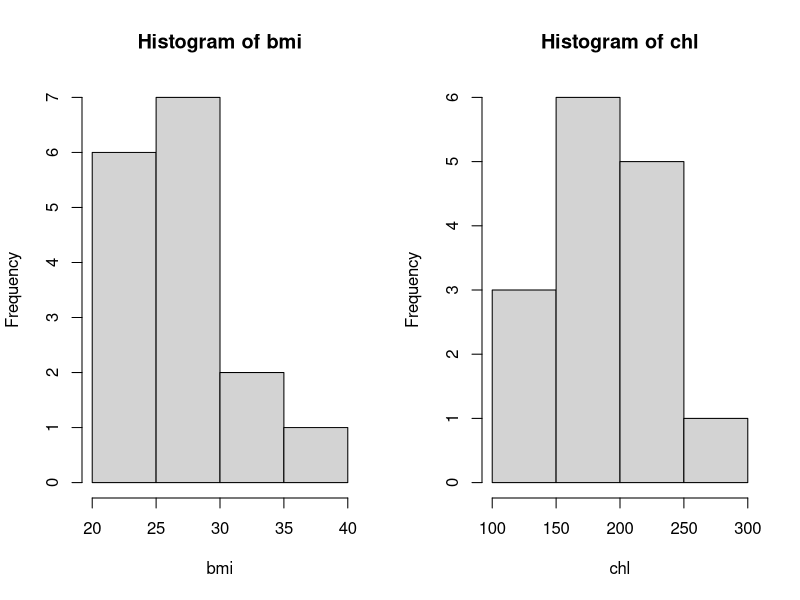
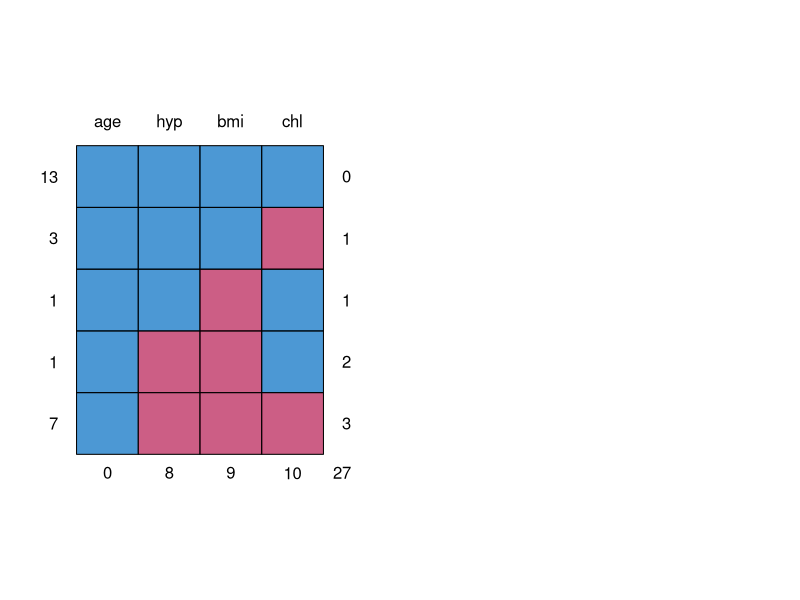
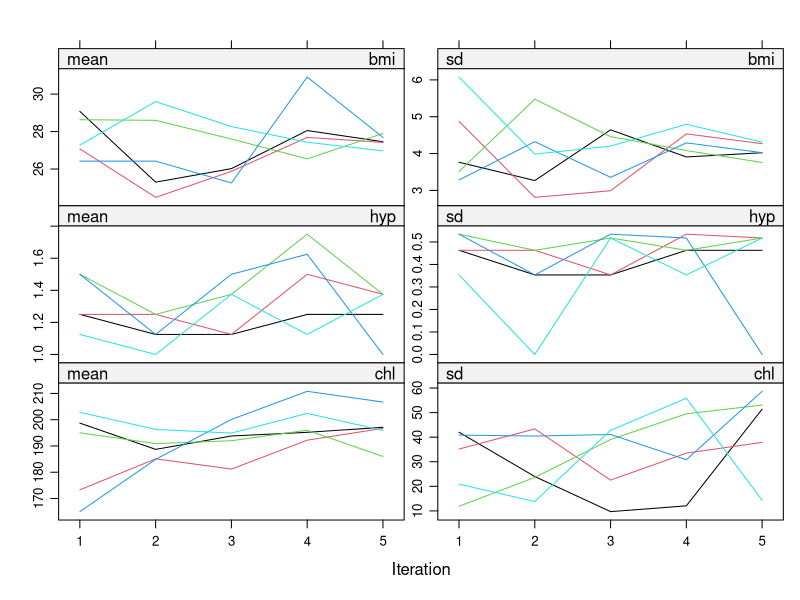
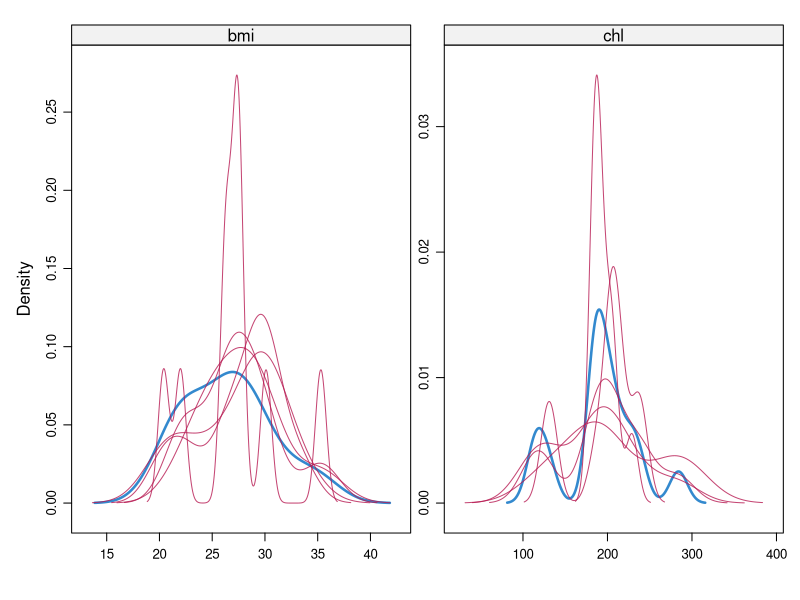
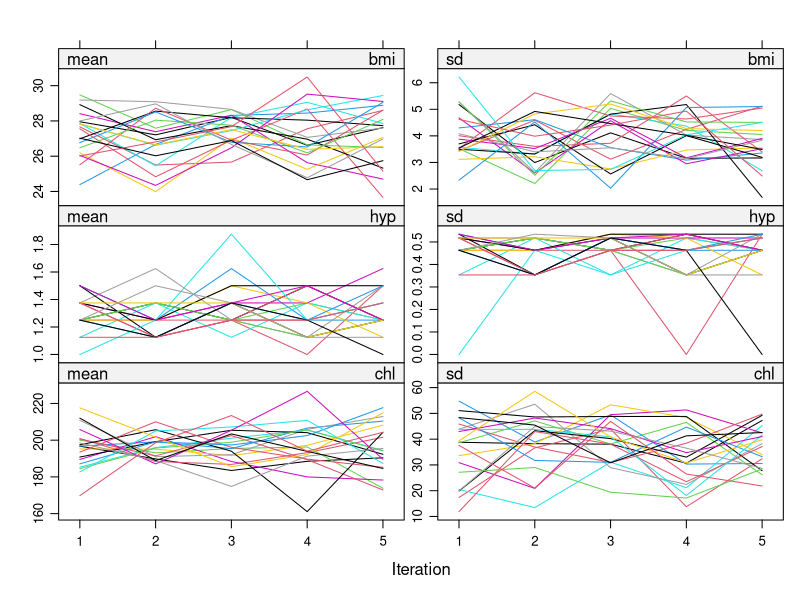
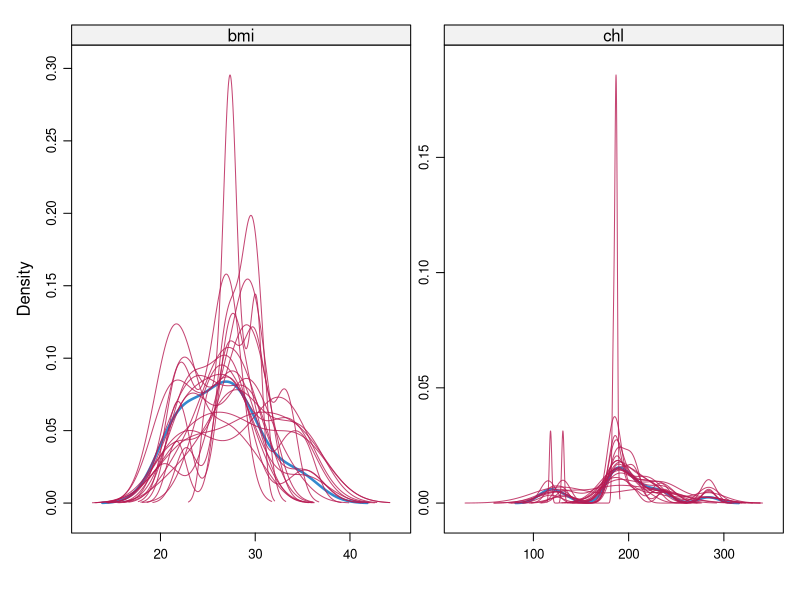

These charts were generated, in order, by the following R code:
#Multiple Imputation for Cross-Sectional Data
install.packages("mice"); install.packages("broom.mixed")
require(mice); require(broom.mixed)

#1.Check the data distributions and pattern
data <- nhanes2; attach(data); summary(data)
par(mfrow = c(1,2)); hist(bmi); hist(chl)
md.pattern(data)

#2.Imputation with default setting (m=5)
imp_data1 <- mice(data=data)

#Plot
plot(imp_data1)
densityplot(imp_data1)

#3.Imputation with original setting
imp_data2 <- mice(data=data, m=20, maxit=5, meth=c("", "pmm", "logreg", "pmm"))

#Plot
plot(imp_data2)
densityplot(imp_data2)


  
